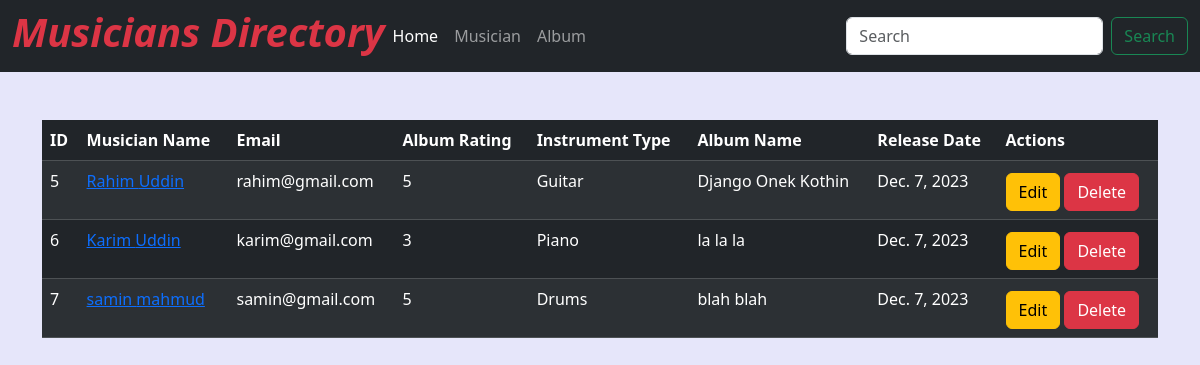
The page / on the database its author committed.
### album/models.py (models this page shows, shortened)
class Album(models.Model):
    musician = models.ForeignKey(Musician, on_delete=models.CASCADE)
    album_name = models.CharField(max_length=100)
    release_date = models.DateField(auto_now_add=True)
    CHOICES = [
    ('1', '1'),
    ('2', '2'),
    ('3', '3'),
    ('4', '4'),
    ('5', '5'),
    ]
    rating = models.CharField(max_length=1, choices=CHOICES)

### musician/models.py (models this page shows, shortened)
class Musician(models.Model):
    first_name = models.CharField(max_length=100)
    last_name = models.CharField(max_length=100)
    email = models.EmailField()
    phone_number = models.CharField(max_length=12)
    instrument_type = models.CharField(max_length=100)

### MusiciansDirectory/views.py (the view)
# urls.py: path('',views.home, name='home'),
def home (request):
    data = Album.objects.all()
    return render(request, 'home.html', {'data': data})

### templates/home.html (shortened to what this page needs)
{% extends "base.html" %}
{% block content %}
{% load crispy_forms_tags  %}
<div class= "container mt-5">
    <table class="table table-dark table-striped">
        <thead>
          <tr>
            <th scope="col">ID</th>
            <th scope="col">Musician Name</th>
            <th scope="col">Email</th>
            <th scope="col">Album Rating</th>
            <th scope="col">Instrument Type</th>
            <th scope="col">Album Name</th>
            <th scope="col">Release Date</th>
            <th scope="col">Actions</th>
          </tr>
        </thead>
        <tbody>
        {% for i in data %}
          <tr>
            <td>{{i.id}}</td>
            <td>
                <a href="{% url 'edit_musician' i.id %}">{{i.musician.first_name }} {{ i.musician.last_name}} </a>
            </td>
            <td>{{i.musician.email}}</td>
            <td>{{i.rating}}</td>
            <td>{{i.musician.instrument_type}}</td>
            <td>{{i.album_name}}</td>
            <td>{{i.release_date}}</td>
            <td>
                <a href="{% url 'edit_album' i.id %}" class="btn btn-warning mt-1">Edit</a>
                <a href="{% url 'delete_musician' i.id %}" class="btn btn-danger mt-1">Delete</a>
            </td>
          </tr>
        {% endfor %}
        </tbody>
      </table>
</div>
{% endblock %}

### templates/base.html (shortened to what this page needs)
<!doctype html>
<html lang="en">
  <head>
    <link href="https://cdn.jsdelivr.net/npm/bootstrap@5.3.2/dist/css/bootstrap.min.css" rel="stylesheet">
  </head>
  <body>
    <nav class="navbar navbar-expand-lg navbar-dark text-danger bg-dark">
        <div class="container-fluid">
          <h1><b><i>Musicians Directory</i></b></h1>
          <div class="collapse navbar-collapse" id="navbarSupportedContent">
            <ul class="navbar-nav me-auto mb-2 mb-lg-0">
              <li class="nav-item">
                <a class="nav-link active" aria-current="page" href="{% url 'home' %}">Home</a>
              </li>
              <li class="nav-item">
                <a class="nav-link" href="{% url 'add_musician' 0 %}">Musician</a>
              </li>
              <li class="nav-item">
                <a class="nav-link" href="{% url 'add_album' 0 %}">Album</a>
              </li>
            </ul>
            <form class="d-flex" role="search">
              <input class="form-control me-2" type="search" placeholder="Search" aria-label="Search">
              <button class="btn btn-outline-success" type="submit">Search</button>
            </form>
          </div>
        </div>
      </nav>
    {% block content %}
    {% endblock %}
  </body>
</html>

### templates/base.html (style rules this page uses)
body { background-color: #E6E6FA; }

### rows shown on the page
Album: id "5", musician.first_name "Rahim", musician.last_name "Uddin", musician.email "rahim@gmail.com", rating "5", musician.instrument_type "Guitar", album_name "Django Onek Kothin", release_date "Dec. 7, 2023"
Album: id "6", musician.first_name "Karim", musician.last_name "Uddin", musician.email "karim@gmail.com", rating "3", musician.instrument_type "Piano", album_name "la la la", release_date "Dec. 7, 2023"
Album: id "7", musician.first_name "samin", musician.last_name "mahmud", musician.email "samin@gmail.com", rating "5", musician.instrument_type "Drums", album_name "blah blah", release_date "Dec. 7, 2023"
